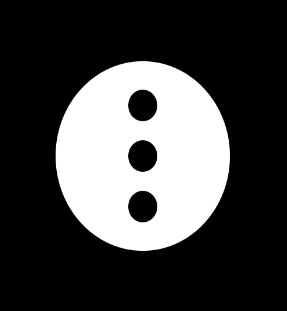
#> input picture ExtracaoDeCaracteristicas/furos.jpg, 287 x 311 px, found by its file name
$ python Furos.py
#> lines starting #> are read from the running program, lines starting #| are printed output that depends on the picture; after the words box and inside, x2 and y2 are one past the last pixel; in counts of white or black regions, pixels touching at a corner belong together
import cv2
import numpy as np

# carrega a imagem do objeto com três furos
imagem = cv2.imread("./ExtracaoDeCaracteristicas/furos.jpg",0)
#> imagem is the input picture: shape (311, 287); min 0, max 255, mean 68

tipo = cv2.THRESH_BINARY
ret, imgBinarizada = cv2.threshold(imagem, 127, 255, tipo)
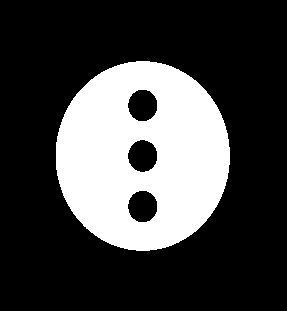
#> imgBinarizada: shape (311, 287); 26.7% white; 1 white region

modo = cv2.RETR_TREE;
metodo = cv2.CHAIN_APPROX_SIMPLE;
contornos, hierarquia = cv2.findContours(
    imgBinarizada, modo, metodo
)
#> contornos = 4 contours; box (x1, y1, x2, y2) and area: (56, 61, 230, 251) 25711, (127, 139, 158, 173) 765, (127, 190, 158, 223) 761, (127, 89, 158, 122) 761

# obtém o total de contornos e subtrai um
furos = len(contornos) - 1
#> furos = 3

print("A quantidade de furos é ", furos)
#| A quantidade de furos é  3
